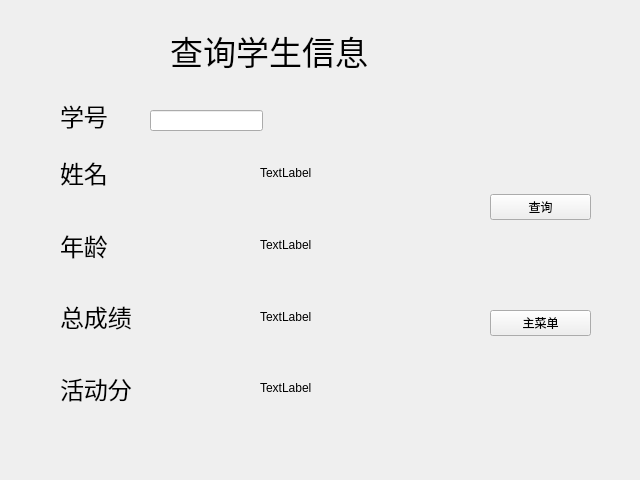
<?xml version="1.0" encoding="UTF-8"?>
<ui version="4.0">
 <class>SelectWidget</class>
 <widget class="QWidget" name="SelectWidget">
  <property name="geometry">
   <rect>
    <x>0</x>
    <y>0</y>
    <width>640</width>
    <height>480</height>
   </rect>
  </property>
  <property name="windowTitle">
   <string>Form</string>
  </property>
  <widget class="QLabel" name="label">
   <property name="geometry">
    <rect>
     <x>170</x>
     <y>-20</y>
     <width>371</width>
     <height>141</height>
    </rect>
   </property>
   <property name="font">
    <font>
     <family>仿宋</family>
     <pointsize>25</pointsize>
    </font>
   </property>
   <property name="text">
    <string>查询学生信息</string>
   </property>
  </widget>
  <widget class="QLabel" name="label_2">
   <property name="geometry">
    <rect>
     <x>60</x>
     <y>90</y>
     <width>111</width>
     <height>51</height>
    </rect>
   </property>
   <property name="font">
    <font>
     <pointsize>18</pointsize>
    </font>
   </property>
   <property name="text">
    <string>学号</string>
   </property>
  </widget>
  <widget class="QLineEdit" name="lineEdit">
   <property name="geometry">
    <rect>
     <x>150</x>
     <y>110</y>
     <width>113</width>
     <height>21</height>
    </rect>
   </property>
  </widget>
  <widget class="QWidget" name="verticalLayoutWidget">
   <property name="geometry">
    <rect>
     <x>60</x>
     <y>140</y>
     <width>141</width>
     <height>281</height>
    </rect>
   </property>
   <layout class="QVBoxLayout" name="verticalLayout">
    <item>
     <widget class="QLabel" name="label_3">
      <property name="font">
       <font>
        <family>宋体</family>
        <pointsize>18</pointsize>
       </font>
      </property>
      <property name="text">
       <string>姓名</string>
      </property>
     </widget>
    </item>
    <item>
     <widget class="QLabel" name="label_4">
      <property name="font">
       <font>
        <pointsize>18</pointsize>
       </font>
      </property>
      <property name="text">
       <string>年龄</string>
      </property>
     </widget>
    </item>
    <item>
     <widget class="QLabel" name="label_6">
      <property name="font">
       <font>
        <pointsize>18</pointsize>
       </font>
      </property>
      <property name="text">
       <string>总成绩</string>
      </property>
     </widget>
    </item>
    <item>
     <widget class="QLabel" name="label_7">
      <property name="font">
       <font>
        <pointsize>18</pointsize>
       </font>
      </property>
      <property name="text">
       <string>活动分</string>
      </property>
     </widget>
    </item>
   </layout>
  </widget>
  <widget class="QWidget" name="verticalLayoutWidget_2">
   <property name="geometry">
    <rect>
     <x>260</x>
     <y>140</y>
     <width>160</width>
     <height>281</height>
    </rect>
   </property>
   <layout class="QVBoxLayout" name="verticalLayout_2">
    <item>
     <widget class="QLabel" name="shownameLabel">
      <property name="text">
       <string>TextLabel</string>
      </property>
     </widget>
    </item>
    <item>
     <widget class="QLabel" name="showageLabel">
      <property name="text">
       <string>TextLabel</string>
      </property>
     </widget>
    </item>
    <item>
     <widget class="QLabel" name="showgpaLabel">
      <property name="text">
       <string>TextLabel</string>
      </property>
     </widget>
    </item>
    <item>
     <widget class="QLabel" name="showscoreLabel">
      <property name="text">
       <string>TextLabel</string>
      </property>
     </widget>
    </item>
   </layout>
  </widget>
  <widget class="QWidget" name="verticalLayoutWidget_3">
   <property name="geometry">
    <rect>
     <x>490</x>
     <y>110</y>
     <width>101</width>
     <height>311</height>
    </rect>
   </property>
   <layout class="QVBoxLayout" name="verticalLayout_3">
    <item>
     <widget class="QPushButton" name="selectButton">
      <property name="text">
       <string>查询</string>
      </property>
     </widget>
    </item>
    <item>
     <widget class="QPushButton" name="returnButton">
      <property name="text">
       <string>主菜单</string>
      </property>
     </widget>
    </item>
   </layout>
  </widget>
 </widget>
 <resources/>
 <connections/>
</ui>
